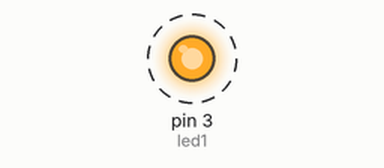
Bench run of a program on a simulated MicroPython board. On the bench: output pins drawn as LEDs (lit = HIGH). Dashed ring = blinking. The clock reads 2024-03-15 10:24:30 at power-on unless the program sets it; what the program prints to the serial console is not drawn. At 10.0 s the program stops and its outputs stay as they are.

Above: at 0.2 s.
Timing chart, 0 to 3.0 s (numbered marks = the images above):
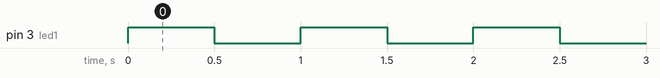

The program:

user_LED.py
```python
from machine import Pin
import time

led1 = Pin(3, Pin.OUT)  # GPIO3 as output

start_time = time.time()

while time.time() - start_time < 10:  # Run for 10 seconds
    led1.value(1)
    time.sleep(0.5)
    led1.value(0)
    time.sleep(0.5)

print("✅ Done blinking for 10 seconds.")
```

Measured:
- by itself, pin 3 (led1): alternates HIGH for 0.50 s and LOW for 0.50 s, 20 changes in all, then stays LOW
